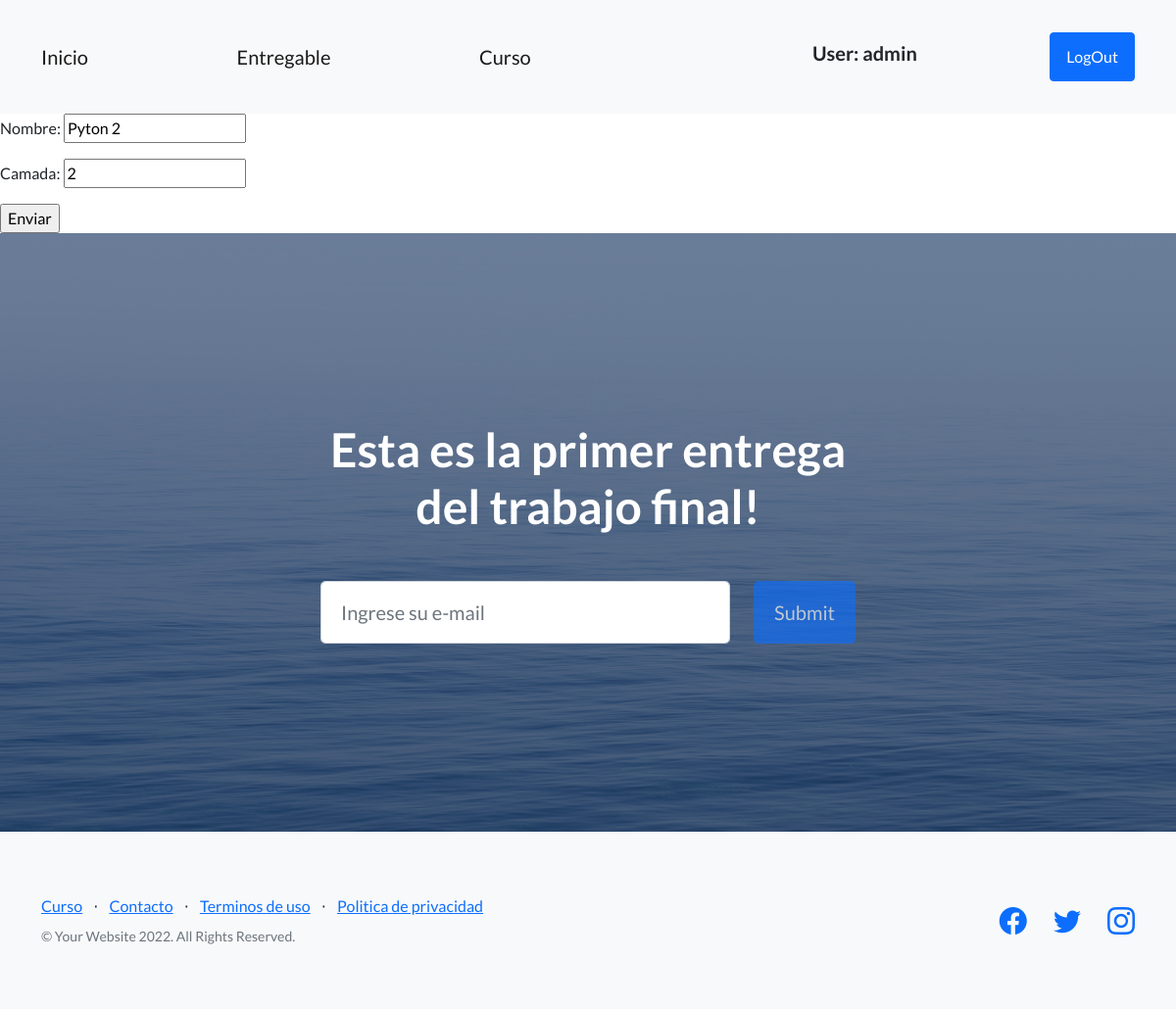
Page /AppCoder/editar_curso/2 (signed in) on the earlier database version.
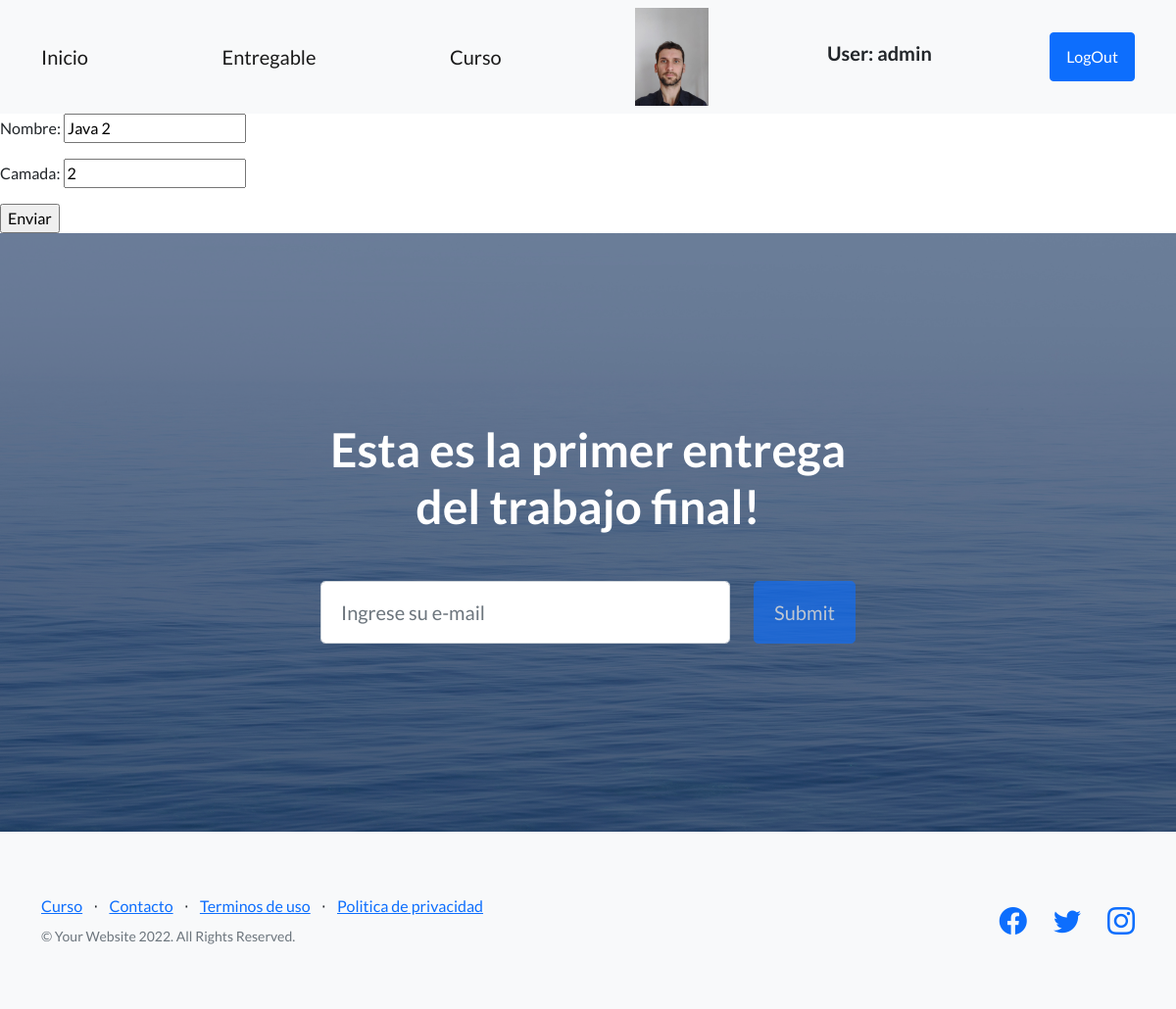
Same page on the later database version.
### AppCoder/models.py (models this page shows, shortened)
class Curso(models.Model):
    nombre = models.CharField(max_length=40)
    camada = models.IntegerField()

### UserCoder/models.py (models this page shows)
class Avatar(models.Model):
    user = models.OneToOneField(User, on_delete=models.CASCADE)
    imagen = models.ImageField(upload_to='avatares', null=True, blank=True)

### AppCoder/views.py (the view, shortened to what this page needs)
# urls.py: path('editar_curso/<int:camada>', editar_curso, name="AppCoderEditarCurso")
def editar_curso(request, camada):
    curso_editar = Curso.objects.get(camada=camada)
    contexto = {
        'form': CursoFormulario(
            initial={
                "nombre": curso_editar.nombre,
                "camada": curso_editar.camada
            }
        )
    }
    return render(request, 'AppCoder/curso_formulario.html',contexto)

### AppCoder/forms.py
class CursoFormulario(forms.Form):
    nombre = forms.CharField(max_length=40)
    camada = forms.IntegerField()

### templates/AppCoder/curso_formulario.html (shortened to what this page needs)
{% extends 'index.html' %}
{% block inicio %}
  <form action="" method="POST">
  {{ form.as_p}}
    <input type="submit" value="Enviar">
  </form>
{% endblock %}

### templates/base/navigation.html
     <nav class="navbar navbar-light bg-light static-top">
            <div class="container">
                <a class="navbar-brand" href="{% url 'AppCoderInicio' %}">Inicio</a>
                <a class="navbar-brand" href="{% url 'AppCoderEntregable' %}">Entregable</a>
                <a class="navbar-brand" href="{% url 'AppCoderCurso' %}">Curso</a>
                {% if user.is_authenticated %}
                    <img height="100px" src="{{ user.avatar.imagen.url }}" alt="">
                    <h5>User: {{ user.get_username }}</h5>
                    <a class="btn btn-primary" href="{% url 'UserCoderLogout' %}">LogOut</a>
                {% else %}
                    <a class="btn btn-primary" href="{% url 'UserCoderRegister' %}">Registro</a>
                    <a class="btn btn-primary" href="{% url 'UserCoderLogin' %}">Login</a>
                {% endif %}
            </div>
        </nav>

Differences in the rows shown:
removed Curso: nombre "Pyton 2", camada "2"
now on this page (row edited): Curso: nombre "Java 2", camada "2"
